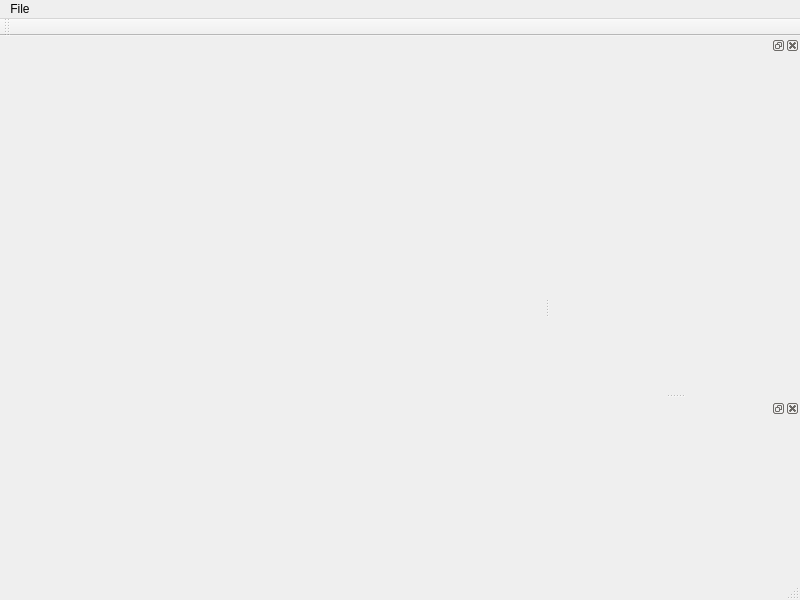
<?xml version="1.0" encoding="UTF-8"?>
<ui version="4.0">
 <class>MainWinClass</class>
 <widget class="QMainWindow" name="MainWinClass">
  <property name="geometry">
   <rect>
    <x>0</x>
    <y>0</y>
    <width>800</width>
    <height>600</height>
   </rect>
  </property>
  <property name="windowTitle">
   <string>MainWin</string>
  </property>
  <widget class="VolumeLightingRender" name="centralWidget"/>
  <widget class="QMenuBar" name="menuBar">
   <property name="geometry">
    <rect>
     <x>0</x>
     <y>0</y>
     <width>800</width>
     <height>21</height>
    </rect>
   </property>
   <widget class="QMenu" name="menuFile">
    <property name="title">
     <string>File</string>
    </property>
    <addaction name="actionOpen"/>
    <addaction name="actionTest"/>
   </widget>
   <addaction name="menuFile"/>
  </widget>
  <widget class="QToolBar" name="mainToolBar">
   <attribute name="toolBarArea">
    <enum>TopToolBarArea</enum>
   </attribute>
   <attribute name="toolBarBreak">
    <bool>false</bool>
   </attribute>
  </widget>
  <widget class="QStatusBar" name="statusBar"/>
  <widget class="QDockWidget" name="dockWidget">
   <property name="minimumSize">
    <size>
     <width>250</width>
     <height>38</height>
    </size>
   </property>
   <attribute name="dockWidgetArea">
    <number>2</number>
   </attribute>
   <widget class="ViewSphereRender" name="viewBall"/>
  </widget>
  <widget class="QDockWidget" name="dockWidget_2">
   <attribute name="dockWidgetArea">
    <number>2</number>
   </attribute>
   <widget class="TF1DWidget" name="tfWidget"/>
  </widget>
  <action name="actionOpen">
   <property name="text">
    <string>Open</string>
   </property>
   <property name="shortcut">
    <string>Ctrl+N</string>
   </property>
  </action>
  <action name="actionTest">
   <property name="text">
    <string>Test</string>
   </property>
   <property name="shortcut">
    <string>Ctrl+T</string>
   </property>
  </action>
 </widget>
 <layoutdefault spacing="6" margin="11"/>
 <customwidgets>
  <customwidget>
   <class>TF1DWidget</class>
   <extends>QWidget</extends>
   <header>src/tf/1dtf/TF1DWidget.h</header>
   <container>1</container>
  </customwidget>
  <customwidget>
   <class>ViewSphereRender</class>
   <extends>QWidget</extends>
   <header>src/render/ViewSphereRender.h</header>
   <container>1</container>
  </customwidget>
  <customwidget>
   <class>VolumeLightingRender</class>
   <extends>QWidget</extends>
   <header>src/render/VolumeLightingRender.h</header>
   <container>1</container>
  </customwidget>
 </customwidgets>
 <resources>
  <include location="../../res/mainwin.qrc"/>
 </resources>
 <connections/>
</ui>
